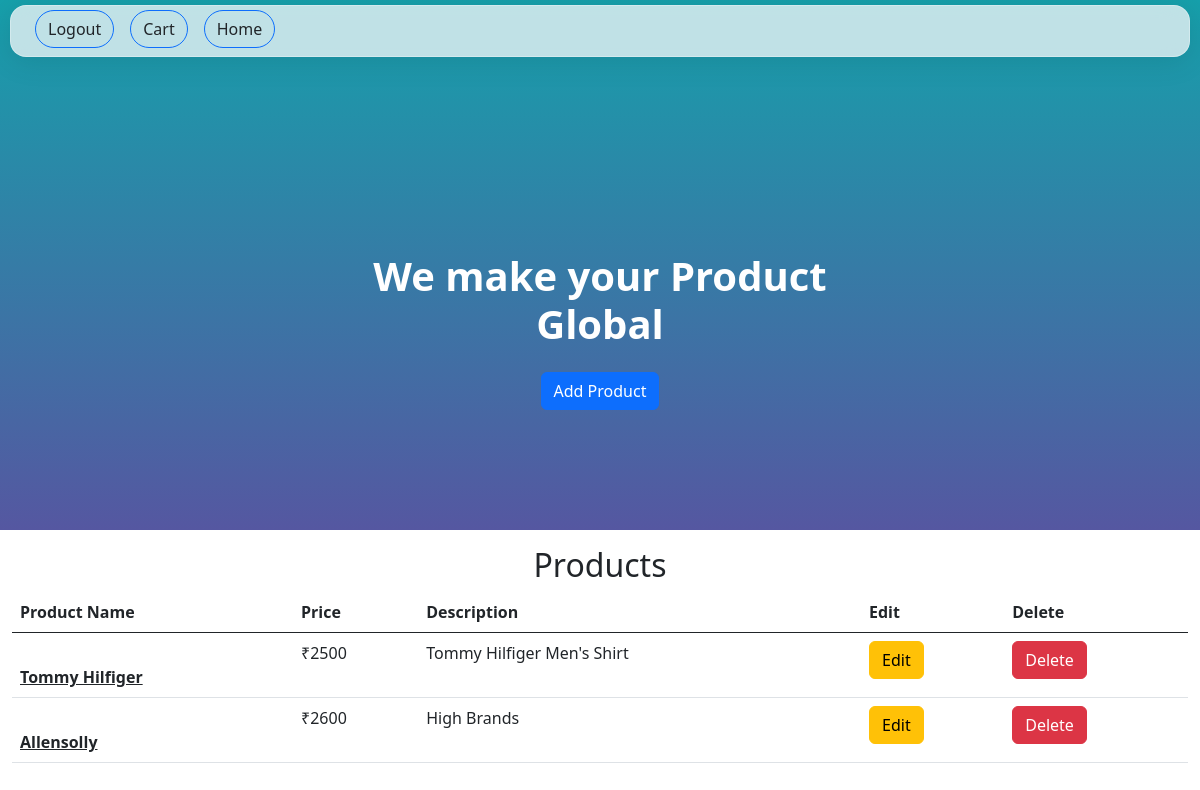
Screenshot of /products/ with the database file from the repository.
### accounts/models.py (models this page shows, shortened)
class Product(models.Model):
    product_name = models.CharField(max_length=200, unique=True)
    description = models.TextField(max_length=500, blank=True)
    price = models.IntegerField()
    image = models.ImageField(upload_to ='photos/product',blank=False)

### accounts/views.py (the view)
# urls.py: path("products/",views.ProductPage, name="products"),
def ProductPage(request):
    products = Product.objects.all()
    return render(request, 'Product.html', {'products': products})

### templates/Product.html (shortened to what this page needs)
{% load static %}
<!DOCTYPE html>
<html lang="en">
<head>
    <link href="https://cdn.jsdelivr.net/npm/bootstrap@5.0.2/dist/css/bootstrap.min.css" rel="stylesheet"
>
     <link href="https://cdn.jsdelivr.net/npm/bootstrap@5.2.1/dist/css/bootstrap.rtl.min.css" rel="stylesheet" />
</head>
<body>
    <nav class="navbar navbar-expand-md navbar-light bg-light bg-opacity-75 fixed-top p-1">
        <div class="container-fluid">
            <div class="collapse navbar-collapse" id="mynavbar">
                <div class="ml-auto">
                    <ul class="navbar-nav">
                        <li class="nav-item ms-2">
                          <a href="{% url 'logout' %}" class="btn btn-outline-primary text-dark rounded-pill mb-1">Logout</a>
                        </li>
                        <li class="nav-item ms-2">
                            <a href="{% url 'cart' %}" class="btn btn-outline-primary text-dark rounded-pill mb-1">Cart</a>
                        </li>
                        <li class="nav-item ms-2">
                          <a href="{% url 'home' %}" class="btn btn-outline-primary text-dark rounded-pill mb-1">Home</a>
                        </li>
                    </ul>
                </div>
            </div>
        </div>
    </nav>
      <main>
        <section class="py-5 text-center container-fluid">
          <div class="row py-lg-5">
            <div class="col-lg-6 col-md-8 mx-auto">
              <div class="holiday">
                <video autoplay muted loop>
                  <source src="files/video/holiday.webm" type="video/mp4" />
                </video>
              </div>
              <h1 class="fw-bold text-white">We make your Product Global</h1>
              <p>
                <a href="{% url 'addproduct' %}" class="btn btn-primary my-2">Add Product</a>
              </p>
            </div>
          </div>
        </section>
      </main>
      <div class="content-body">
        <div class="container-fluid mt-3" style="min-height: 33rem;">
          <h2 class="text-center text-dark">Products</h2>
          <table class="table table-hover">
            <thead>
              <tr>
                <th scope="col">Product Name</th>
                <th>Price</th>
                <th>Description</th>
                <th>Edit</th>
                <th>Delete</th>
              </tr>
            </thead>
            <tbody id="myTable">
              {% for product in products %}
              <tr style="height: 50px !important;" class="text-wrap">
                <th scope="row">
                  <div class="product-img d-flex flex-column">
                  <a href="" class="text-dark">
                  <div class="mx-auto"><img class="mx-auto" src="{{product.image_1.url}}" style="height:10vh ; object-fit:cover " ></div>
                  <div class="mx-auto">{{product.product_name}}</div></a>
                  </div></th>
                <td>₹{{product.price}}</td>
                <td style="max-height: 20px;">{{product.description}}</td>
                <td>
                    <div class="rounded-circle">
                      <a href="{% url 'editProduct' product.id %}"><button class="btn btn-warning btn-md mr-2">Edit</button></a>
                    </div>
                  </td>
                <td class="product-close">
                        <div class="rounded-circle">
                          <a href="{% url 'deleteProduct' product.id  %}"><button class="btn btn-danger btn-md">Delete</button></a>
                        </div>
                      </td>
              {% endfor %}
            </tbody>
          </table>
</body>
</html>

### templates/Product.html (style rules this page uses)
* { margin: 0%; padding: 0%; box-sizing: border-box; }
.navbar { background: #ffffff33; box-shadow: 0 4px 30px #0000001a; backdrop-filter: blur(12.9px); -webkit-backdrop-filter: blur(12.9px); margin: 5px 10px; border-radius: 16px; border: 1px solid #ffffff4d; }
section { background: linear-gradient( #16a0ab, #5557a1); }

### rows the page displays
Product: product_name "Tommy Hilfiger", price "2500", description "Tommy Hilfiger Men's Shirt"
Product: product_name "Allensolly", price "2600", description "High Brands"
